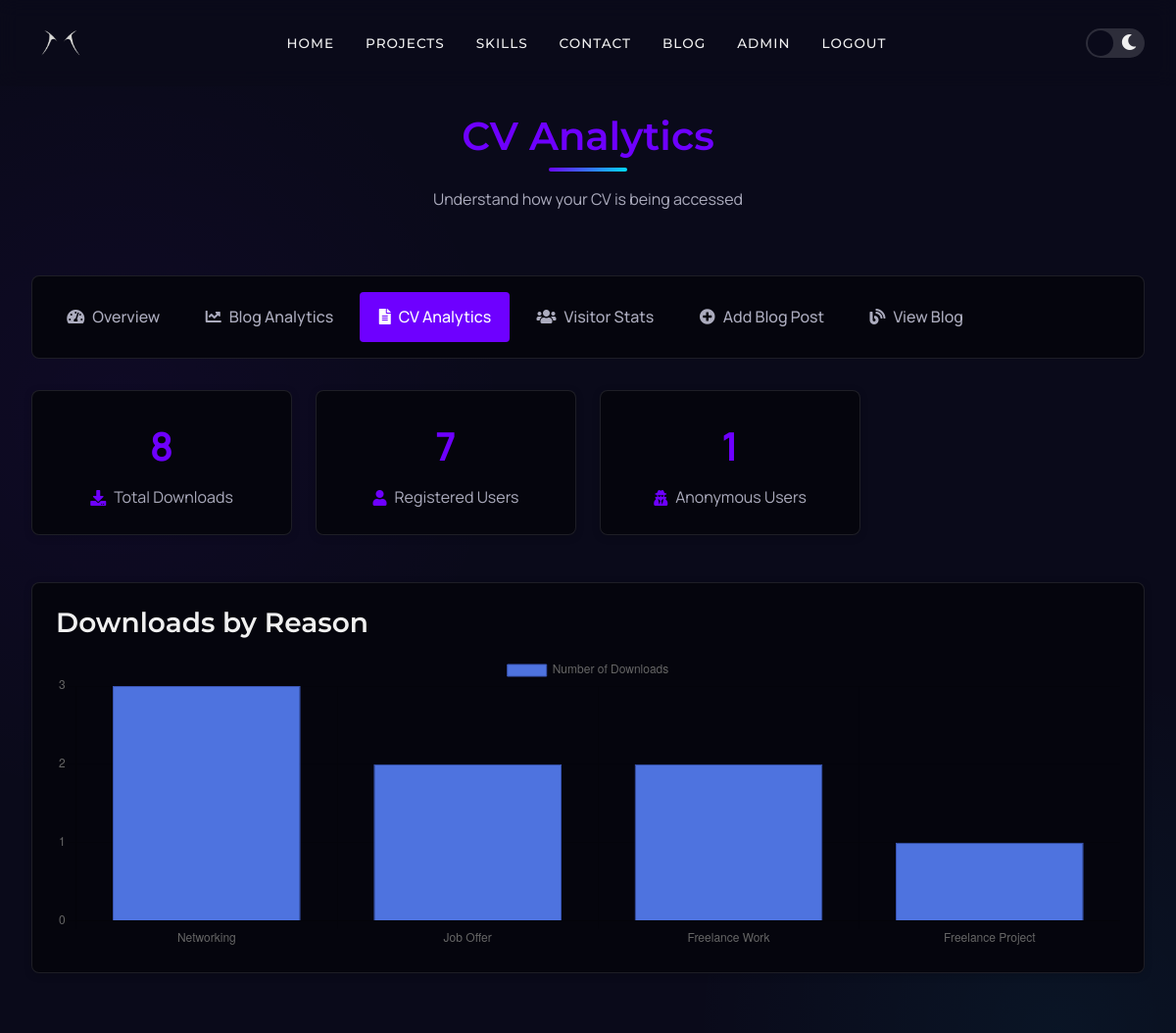
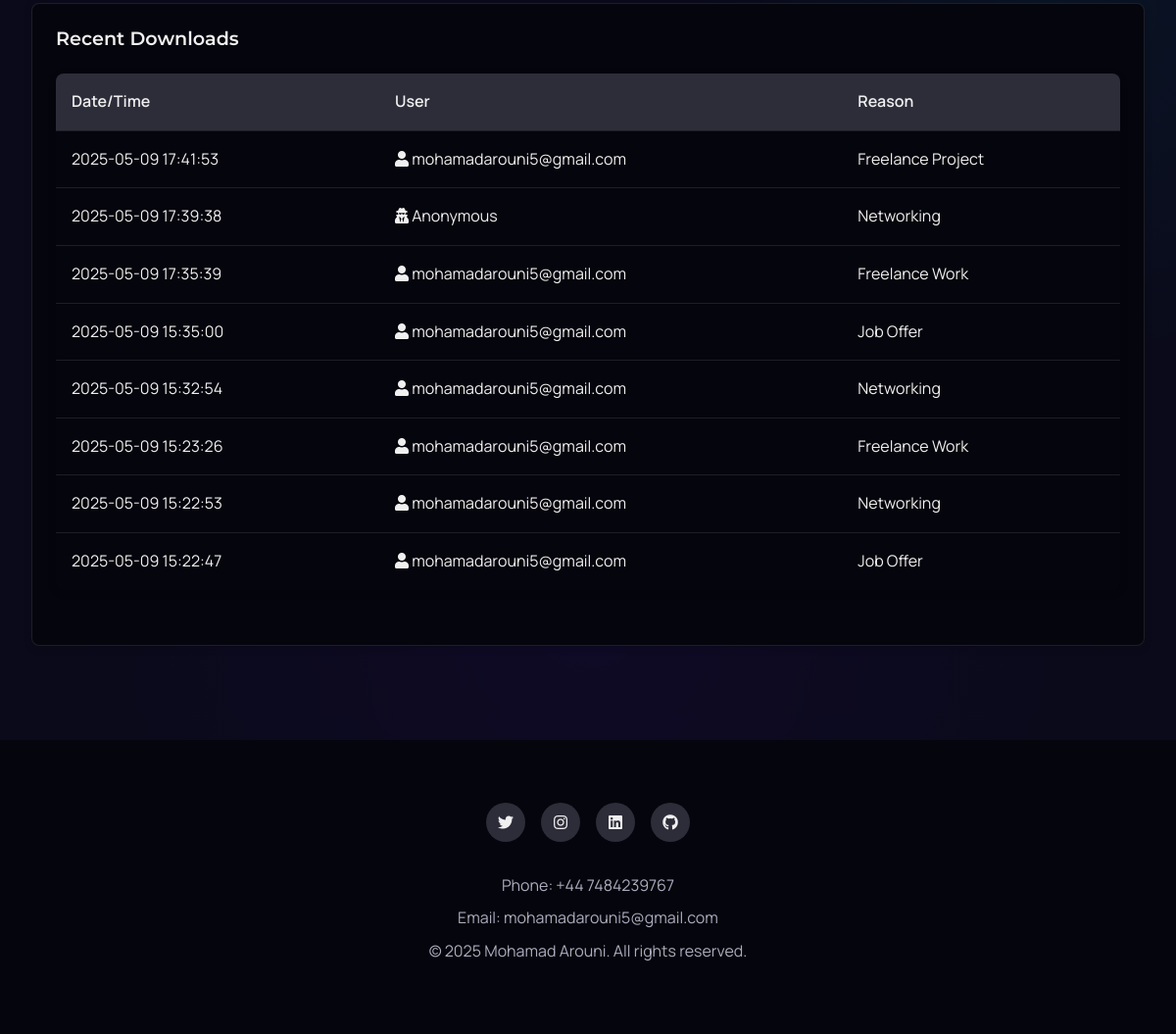
Screenshot of /admin/cv-analytics (signed in) with the database file from the repository (2 pictures, top to bottom).
### tables this page shows
CREATE TABLE cv_downloads (
    id INTEGER PRIMARY KEY AUTOINCREMENT,
    user_id INTEGER,
    reason TEXT NOT NULL,
    is_anonymous BOOLEAN DEFAULT 1,
    ip_address TEXT,
    created_at TIMESTAMP DEFAULT CURRENT_TIMESTAMP,
    FOREIGN KEY (user_id) REFERENCES users(id) ON DELETE SET NULL
);

CREATE TABLE users (
    id INTEGER PRIMARY KEY AUTOINCREMENT,
    username TEXT NOT NULL UNIQUE,
    email TEXT NOT NULL UNIQUE,
    password TEXT NOT NULL,
    role TEXT DEFAULT 'subscriber' CHECK (role IN ('admin', 'subscriber'))
);

### app.py (the view)
@app.route('/admin/cv-analytics')
@login_required
@admin_required
def cv_analytics():
    analytics = CVDownload.get_analytics()
    return render_template('admin/cv_analytics.html', analytics=analytics)

### app.py (called while the page is built)
def login_required(f):
    @wraps(f)
    def decorated_function(*args, **kwargs):
        if 'user_id' not in session:
            return redirect(url_for('login'))
        return f(*args, **kwargs)
    return decorated_function

def admin_required(f):
    @wraps(f)
    def decorated_function(*args, **kwargs):
        if 'role' not in session or session['role'] != 'admin':
            return redirect(url_for('home'))
        return f(*args, **kwargs)
    return decorated_function

@app.before_request
def load_logged_in_user():
    g.user = None
    user_id = session.get('user_id')
    if user_id:
        g.user = User.get_by_id(user_id)
    if not request.path.startswith('/static') and not request.path.startswith('/admin'):
        ip = request.environ.get('HTTP_X_FORWARDED_FOR', request.remote_addr)
        VisitorStat.record_visit(ip, request.path)

@app.context_processor
def inject_current_year():
    return {"current_year": datetime.now().year}

### db_init.py (called while the page is built)
def get_db_connection():
    conn = sqlite3.connect(DB_PATH)
    conn.row_factory = sqlite3.Row
    conn.execute('PRAGMA foreign_keys = ON')
    return conn

### models.py (called while the page is built)
    @staticmethod
    def get_by_id(user_id):
        conn = get_db_connection()
        user = conn.execute('SELECT * FROM users WHERE id = ?', (user_id,)).fetchone()
        conn.close()
        return dict(user) if user else None

### templates/admin/cv_analytics.html (shortened to what this page needs)
{% extends 'admin/base_admin.html' %}
{% set active_page = 'cv_analytics' %}
{% block admin_header %}CV Analytics{% endblock %}
{% block admin_description %}Understand how your CV is being accessed{% endblock %}
{% block admin_content %}
<div class="analytics-content">
    <div class="summary-cards">
        <div class="summary-card">
            <div class="summary-value total-downloads">
                {{ analytics.total }}
            </div>
            <div class="summary-label">
                <i class="fas fa-download"></i> Total Downloads
            </div>
        </div>
        <div class="summary-card">
            <div class="summary-value">
                {{ analytics.registered }}
            </div>
            <div class="summary-label">
                <i class="fas fa-user"></i> Registered Users
            </div>
        </div>
        <div class="summary-card">
            <div class="summary-value">
                {{ analytics.anonymous }}
            </div>
            <div class="summary-label">
                <i class="fas fa-user-secret"></i> Anonymous Users
            </div>
        </div>
    </div>
    <div class="chart-container">
        <h3>Downloads by Reason</h3>
        <div class="cv-reasons-chart">
            <canvas id="reasonsChart"></canvas>
        </div>
    </div>
    <div class="analytics-table-container">
        <h3>Recent Downloads</h3>
        <table class="analytics-table">
            <thead>
                <tr>
                    <th>Date/Time</th>
                    <th>User</th>
                    <th>Reason</th>
                </tr>
            </thead>
            <tbody>
                {% for download in analytics.recent %}
                <tr>
                    <td>{{ download.created_at }}</td>
                    <td>
                        {% if download.is_anonymous %}
                            <i class="fas fa-user-secret"></i> Anonymous
                        {% else %}
                            <i class="fas fa-user"></i> {{ download.username or 'User #' + download.user_id|string }}
                        {% endif %}
                    </td>
                    <td>{{ download.reason }}</td>
                </tr>
                {% endfor %}
            </tbody>
        </table>
    </div>
</div>
<script>
    document.addEventListener('DOMContentLoaded', function() {
        // Get chart data from backend
        const reasons = JSON.parse('{{ analytics.by_reason|map(attribute="reason")|list|tojson|safe }}');
        const counts = JSON.parse('{{ analytics.by_reason|map(attribute="count")|list|tojson|safe }}');
        // Create the reasons chart
        const ctx = document.getElementById('reasonsChart').getContext('2d');
        new Chart(ctx, {
            type: 'bar',
            data: {
                labels: reasons,
                datasets: [{
                    label: 'Number of Downloads',
                    data: counts,
                    backgroundColor: '#4e73df',
                    borderColor: '#3a56b7',
                    borderWidth: 1
                }]
            },
            options: {
                responsive: true,
                maintainAspectRatio: false,
                scales: {
                    y: {
                        beginAtZero: true,
                        ticks: {
                            precision: 0
                        }
                    }
                }
            }
        });
    });
</script>
{% endblock %}

### templates/admin/base_admin.html (shortened to what this page needs)
{% extends 'base.html' %}
{% block content %}
<div class="admin-dashboard">
    <br>
    <br>
    <div class="section-header">
        <h2 class="section-title">{% block admin_header %}Admin Dashboard{% endblock %}</h2>
        <div class="section-underline"></div>
        <p class="section-description">{% block admin_description %}Monitor and manage your portfolio site{% endblock %}</p>
    </div>
    <div class="dashboard-nav">
        <a href="{{ url_for('admin_dashboard') }}" class="nav-item {% if active_page == 'dashboard' %}active{% endif %}">
            <i class="fas fa-tachometer-alt"></i> Overview
        </a>
        <a href="{{ url_for('blog_analytics') }}" class="nav-item {% if active_page == 'blog_analytics' %}active{% endif %}">
            <i class="fas fa-chart-line"></i> Blog Analytics
        </a>
        <a href="{{ url_for('cv_analytics') }}" class="nav-item {% if active_page == 'cv_analytics' %}active{% endif %}">
            <i class="fas fa-file-alt"></i> CV Analytics
        </a>
        <a href="{{ url_for('visitor_analytics') }}" class="nav-item {% if active_page == 'visitor_analytics' %}active{% endif %}">
            <i class="fas fa-users"></i> Visitor Stats
        </a>
        <a href="{{ url_for('add_entry') }}" class="nav-item {% if active_page == 'add_entry' %}active{% endif %}">
            <i class="fas fa-plus-circle"></i> Add Blog Post
        </a>
        <a href="{{ url_for('view_blog') }}" class="nav-item {% if active_page == 'view_blog' %}active{% endif %}">
            <i class="fas fa-blog"></i> View Blog
        </a>
    </div>
    <div class="dashboard-content">
        {% block admin_content %}{% endblock %}
    </div>
</div>
{% endblock %}

### templates/base.html (shortened to what this page needs)
<!DOCTYPE html>
<html lang="en">
<head>
    <link rel="stylesheet" href="{{ url_for('static', filename='css/main.css') }}">
    <link rel="stylesheet" href="{{ url_for('static', filename='css/hero.css') }}">
    <link rel="stylesheet" href="{{ url_for('static', filename='css/about.css') }}">
    <link rel="stylesheet" href="{{ url_for('static', filename='css/skills.css') }}">
    <link rel="stylesheet" href="{{ url_for('static', filename='css/timeline.css') }}">
    <link rel="stylesheet" href="{{ url_for('static', filename='css/projects.css') }}">
    <link rel="stylesheet" href="{{ url_for('static', filename='css/contact.css') }}">
    <link rel="stylesheet" href="{{ url_for('static', filename='css/flip-cards.css') }}">
    {% if session.role == 'admin' %}
    <link rel="stylesheet" href="{{ url_for('static', filename='css/admin.css') }}">
    {% endif %}
    <link rel="stylesheet" href="https://cdnjs.cloudflare.com/ajax/libs/font-awesome/5.15.4/css/all.min.css">
</head>
<body>
    <header>
        <div class="logo">
            <a href="{{ url_for('home') }}">
                <img src="{{ url_for('static', filename='images/about/me/mylogo.png') }}" alt="MA Logo">
            </a>
        </div>
        <nav>
            <ul class="nav-links">
                <li><a href="{{ url_for('home') }}" class="nav-link" data-text="Home">Home</a></li>
                <li><a href="{{ url_for('home') }}#projects" class="nav-link" data-text="Projects">Projects</a></li>
                <li><a href="{{ url_for('home') }}#skills" class="nav-link" data-text="Skills">Skills</a></li>
                <li><a href="{{ url_for('home') }}#contact" class="nav-link" data-text="Contact">Contact</a></li>
                <li><a href="{{ url_for('view_blog') }}" class="nav-link" data-text="Blog">Blog</a></li>
                {% if session.role == 'admin' %}
                    <li><a href="{{ url_for('admin_dashboard') }}" class="nav-link" data-text="Admin">Admin</a></li>
                {% endif %}
                {% if session.user_id %}
                    <li><a href="{{ url_for('logout') }}" class="nav-link" data-text="Logout">Logout</a></li>
                {% else %}
                    <li><a href="{{ url_for('login') }}" class="nav-link" data-text="Login">Login</a></li>
                {% endif %}
            </ul>
        </nav>
        <div class="theme-switch">
            <label for="theme-toggle" class="theme-label">
                <i class="fas fa-moon"></i>
                <span class="ball"></span>
            </label>
        </div>
    </header>
    <main>
        {% block content %}{% endblock %}
    </main>
    <footer>
        <div class="footer-content">
            <div class="footer-socials">
                <a href="https://x.com/mo_arouni" target="_blank"><i class="fab fa-twitter"></i></a>
                <a href="https://www.instagram.com/mohamad_arouni/" target="_blank"><i class="fab fa-instagram"></i></a>
                <a href="https://www.linkedin.com/in/mohamad-arouni-578168293/" target="_blank"><i class="fab fa-linkedin"></i></a>
                <a href="https://github.com/MoArouni" target="_blank"><i class="fab fa-github"></i></a>
            </div>
            <div class="footer-info">
                <p>Phone: +44 7484239767</p>
                <p>Email: mohamadarouni5@gmail.com</p>
                <p>&copy; {{ current_year }} Mohamad Arouni. All rights reserved.</p>
            </div>
        </div>
    </footer>
</body>
</html>

### static/css/admin.css (style rules this page uses)
.admin-dashboard { max-width: 1200px; margin: 4rem auto; padding: 0 var(--spacing-lg); }
.dashboard-nav { display: flex; flex-wrap: wrap; gap: 0.5rem; margin-bottom: 2rem; padding: 1rem; background: var(--bg-secondary); border-radius: var(--radius-md); border: 1px solid var(--border-color); }
.dashboard-nav .nav-item { display: flex; align-items: center; gap: 0.5rem; padding: 0.8rem 1.2rem; border-radius: var(--radius-sm); color: var(--text-secondary); font-weight: 500; transition: all var(--transition-fast); }
.dashboard-nav .nav-item.active { background: var(--primary); color: white; }
.dashboard-nav .nav-item i { font-size: 1rem; }
.chart-container { background: var(--bg-secondary); border-radius: var(--radius-md); border: 1px solid var(--border-color); padding: 1.5rem; margin-bottom: 2rem; box-shadow: var(--shadow-small); }
.engagement-chart, .cv-reasons-chart, .daily-views-chart { height: 300px; position: relative; }
.data-table, .analytics-table { width: 100%; border-collapse: collapse; margin-bottom: 2rem; background: var(--bg-secondary); border-radius: var(--radius-md); overflow: hidden; box-shadow: var(--shadow-small); }
.data-table th, .data-table td, .analytics-table th, .analytics-table td { padding: 1rem; text-align: left; border-bottom: 1px solid var(--border-color); }
.data-table th, .analytics-table th { background: var(--bg-element); color: var(--text-primary); font-weight: 600; }
.data-table tr:last-child td, .analytics-table tr:last-child td { border-bottom: none; }
.data-table tbody tr, .analytics-table tbody tr { transition: background var(--transition-fast); }
.analytics-content { display: flex; flex-direction: column; gap: 2rem; }
.analytics-table-container { background: var(--bg-secondary); border-radius: var(--radius-md); border: 1px solid var(--border-color); padding: 1.5rem; margin-bottom: 2rem; box-shadow: var(--shadow-small); }
.analytics-table-container h3 { margin-top: 0; margin-bottom: 1.5rem; font-size: 1.2rem; }
.summary-cards { display: grid; grid-template-columns: repeat(auto-fill, minmax(250px, 1fr)); gap: 1.5rem; margin-bottom: 1rem; }
.summary-card { background: var(--bg-secondary); border-radius: var(--radius-md); padding: 1.5rem; text-align: center; border: 1px solid var(--border-color); box-shadow: var(--shadow-small); transition: transform var(--transition-medium), box-shadow var(--transition-medium); }
.summary-value { font-size: 2.5rem; font-weight: 700; color: var(--primary); margin-bottom: 0.5rem; }
.summary-label { color: var(--text-secondary); font-size: 1rem; display: flex; align-items: center; justify-content: center; gap: 0.5rem; }
.summary-label i { color: var(--primary); }

### rows the page displays
cv_downloads: created_at "2025-05-09 17:41:53", username "mohamadarouni5@gmail.com", reason "Freelance Project"
cv_downloads: created_at "2025-05-09 17:39:38", is_anonymous True (drawn), reason "Networking"
cv_downloads: created_at "2025-05-09 17:35:39", username "mohamadarouni5@gmail.com", reason "Freelance Work"
cv_downloads: created_at "2025-05-09 15:35:00", username "mohamadarouni5@gmail.com", reason "Job Offer"
cv_downloads: created_at "2025-05-09 15:32:54", username "mohamadarouni5@gmail.com", reason "Networking"
cv_downloads: created_at "2025-05-09 15:23:26", username "mohamadarouni5@gmail.com", reason "Freelance Work"
cv_downloads: created_at "2025-05-09 15:22:53", username "mohamadarouni5@gmail.com", reason "Networking"
cv_downloads: created_at "2025-05-09 15:22:47", username "mohamadarouni5@gmail.com", reason "Job Offer"

### other values shown
{{ analytics.total }} "8"
{{ analytics.registered }} "7"
{{ analytics.anonymous }} "1"
chart data {{ analytics.by_reason|map(attribute="reason")|list|tojson|safe }} ["Networking", "Job Offer", "Freelance Work", "Freelance Project"]
chart data {{ analytics.by_reason|map(attribute="count")|list|tojson|safe }} [3, 2, 2, 1]
